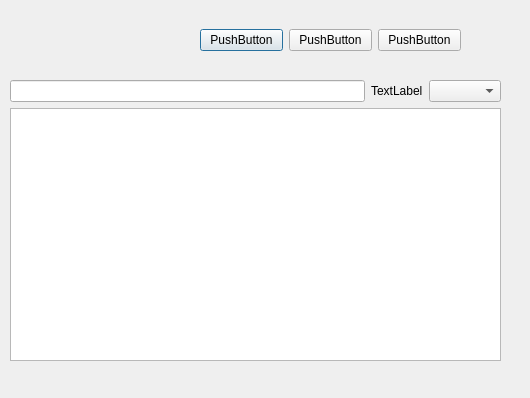
<?xml version="1.0" encoding="UTF-8"?>
<ui version="4.0">
 <class>Ventana</class>
 <widget class="QDialog" name="Ventana">
  <property name="geometry">
   <rect>
    <x>0</x>
    <y>0</y>
    <width>530</width>
    <height>398</height>
   </rect>
  </property>
  <property name="windowTitle">
   <string>Inventario de productos</string>
  </property>
  <widget class="QWidget" name="verticalLayoutWidget">
   <property name="geometry">
    <rect>
     <x>10</x>
     <y>80</y>
     <width>491</width>
     <height>281</height>
    </rect>
   </property>
   <layout class="QVBoxLayout" name="verticalLayout">
    <item>
     <layout class="QHBoxLayout" name="horizontalLayout">
      <item>
       <widget class="QLineEdit" name="lineEdit">
        <property name="text">
         <string/>
        </property>
       </widget>
      </item>
      <item>
       <widget class="QLabel" name="label">
        <property name="text">
         <string>TextLabel</string>
        </property>
       </widget>
      </item>
      <item>
       <widget class="QComboBox" name="comboBox"/>
      </item>
     </layout>
    </item>
    <item>
     <widget class="QTableView" name="tableView"/>
    </item>
   </layout>
  </widget>
  <widget class="QWidget" name="horizontalLayoutWidget_2">
   <property name="geometry">
    <rect>
     <x>200</x>
     <y>20</y>
     <width>261</width>
     <height>41</height>
    </rect>
   </property>
   <layout class="QHBoxLayout" name="horizontalLayout_2">
    <item>
     <widget class="QPushButton" name="pushButton_2">
      <property name="text">
       <string>PushButton</string>
      </property>
     </widget>
    </item>
    <item>
     <widget class="QPushButton" name="pushButton_3">
      <property name="text">
       <string>PushButton</string>
      </property>
     </widget>
    </item>
    <item>
     <widget class="QPushButton" name="pushButton">
      <property name="text">
       <string>PushButton</string>
      </property>
     </widget>
    </item>
   </layout>
  </widget>
  <zorder>verticalLayoutWidget</zorder>
  <zorder>horizontalLayoutWidget_2</zorder>
  <zorder>tableView</zorder>
 </widget>
 <resources/>
 <connections/>
</ui>
